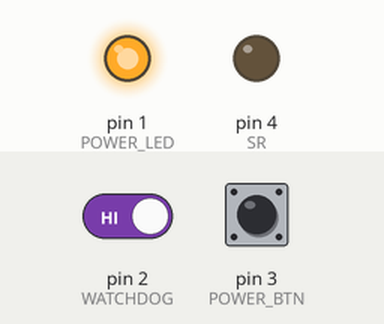
Recording of a sketch running on a simulated Arduino Uno, built with avr-gcc and run on an emulated ATmega328P. Parts: output pins drawn as LEDs (lit = HIGH). Dashed ring = blinking. Inputs (shaded band) come from the test bench; at power-on: pin 3 (POWER_BTN) LOW, pin 2 (WATCHDOG) HIGH. Pins used as bus, display or sensor lines are not drawn.

Above: at 1.2 s.
1.3 s: pin 3 (POWER_BTN) pulled HIGH for 0.6 s
At 3.3 s:
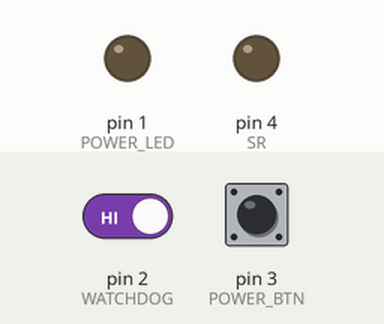
4.3 s: pin 2 (WATCHDOG) driven LOW
7.3 s: pin 2 (WATCHDOG) driven HIGH
At 8.3 s:
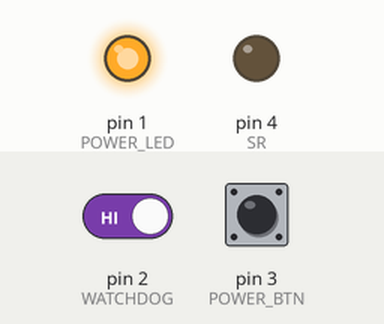
8.9 s: pin 3 (POWER_BTN) pulled HIGH for 1 s
At 12.1 s:
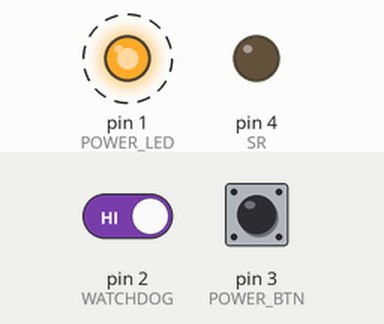
Timing chart, 0 to 13.9 s (numbered marks = the images above; inputs shaded):
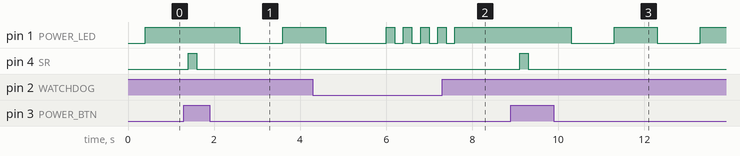

The sketch:

powermypi_uno_rev2.ino
```cpp
//POWERMYPI-UNO
//THINKEDINTHESEA
//
//rev19102020
//
const int POWER_OUT = 0;
const int POWER_LED = 1;
const int WATCHDOG = 2;
const int POWER_BTN = 3;
const int SR = 4;
const int WAITWD = 50;
const int WAITWD2 = 20;
int tempo;
int tempo2;
int reboot;
int restart;

void setup() {
  pinMode (POWER_OUT, OUTPUT);
  pinMode (POWER_LED, OUTPUT);
  pinMode (SR, OUTPUT);
  pinMode (WATCHDOG, INPUT);
  pinMode (POWER_BTN, INPUT);
  reboot = 0;
  restart = 0;
  tempo = 0;
  tempo2 = 0;
  digitalWrite(POWER_LED, LOW);
  digitalWrite(POWER_OUT, LOW);
  digitalWrite(SR, LOW);
}

void loop() {
  while (digitalRead(POWER_BTN) == HIGH) {
    if (reboot == 1) {
      reboot = 0;
      break;
    }
  }
  delay(200);
  digitalWrite(POWER_OUT, HIGH);
  delay(200);
  checkWatchdog();
  if (restart == 0) {
    digitalWrite(POWER_LED, HIGH);
    checkWatchdogAndPower();
  }
  if (restart == 0) {
    tempo = 0;
    while (digitalRead(POWER_BTN) == LOW) {
      tempo++;
      delay(500);
    }
    if (tempo > 5 || tempo == 5) {
      //poweroff
      digitalWrite(SR, HIGH);
      while (digitalRead(WATCHDOG) == HIGH) {
        digitalWrite(POWER_LED, HIGH);
        delay(100);
        digitalWrite(POWER_LED, LOW);
        delay(100);
      }
      //kill the board
      delay(10000);
      digitalWrite(POWER_OUT, LOW);
      digitalWrite(POWER_LED, LOW);
      digitalWrite(SR, LOW);
      reboot = 1;
    } else if (tempo < 5) {
      digitalWrite(SR, HIGH);
      delay(200);
      digitalWrite(SR, LOW);
      while (digitalRead(WATCHDOG) == HIGH) {
        digitalWrite(POWER_LED, HIGH);
        delay(1000);
        digitalWrite(POWER_LED, LOW);
        delay(1000);
      }

    }
  }
}

void checkWatchdog() {
  tempo = 1;
  while (digitalRead(WATCHDOG) == LOW) {
    digitalWrite(POWER_LED, HIGH);
    delay(200);
    digitalWrite(POWER_LED, LOW);
    delay(200);
    tempo++;
    if (tempo > WAITWD) {
      digitalWrite(POWER_OUT, LOW);
      digitalWrite(POWER_LED, LOW);
      digitalWrite(SR, LOW);
      restart = 1;
      break;
    }
  }
}

void checkWatchdogAndPower() {
  while (digitalRead(POWER_BTN) == HIGH && restart == 0) {
    tempo = 0;
    if (digitalRead(WATCHDOG) == LOW) {
      while (digitalRead(WATCHDOG) == LOW) {
        digitalWrite(POWER_LED, HIGH);
        delay(500);
        digitalWrite(POWER_LED, LOW);
        delay(500);
        // increase tempo
        tempo++;
        if (tempo > WAITWD2) {
          digitalWrite(POWER_OUT, LOW);
          digitalWrite(POWER_LED, LOW);
          restart = 1;
          break;
        }
      }
    }
    if (restart == 0) {
      digitalWrite(POWER_LED, HIGH);
    }
  }
}
```

Measured:
- after the input at 1.3 s, pin 1 (POWER_LED): HIGH → LOW after 1.3 s, → HIGH 1.0 s later; pin 4 (SR): LOW → HIGH after 0.10 s, → LOW 0.20 s later
- after the input at 7.3 s, pin 1 (POWER_LED): goes on until 7.6 s, then stays HIGH
- after the input at 8.9 s, pin 1 (POWER_LED): alternates HIGH for 1.0 s and LOW for 1.0 s, starting after 1.4 s; pin 4 (SR): LOW → HIGH after 0.20 s, → LOW 0.20 s later
